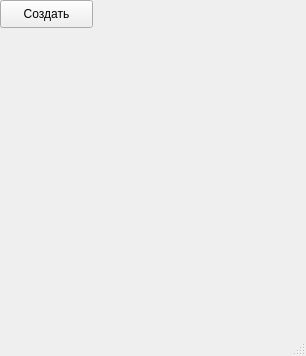
<?xml version="1.0" encoding="UTF-8"?>
<ui version="4.0">
 <class>MainWindow</class>
 <widget class="QMainWindow" name="MainWindow">
  <property name="geometry">
   <rect>
    <x>0</x>
    <y>0</y>
    <width>306</width>
    <height>356</height>
   </rect>
  </property>
  <property name="windowTitle">
   <string>Желтые окружности</string>
  </property>
  <widget class="QWidget" name="centralwidget">
   <widget class="QPushButton" name="pushButton">
    <property name="geometry">
     <rect>
      <x>0</x>
      <y>0</y>
      <width>93</width>
      <height>28</height>
     </rect>
    </property>
    <property name="text">
     <string>Создать</string>
    </property>
   </widget>
  </widget>
  <widget class="QMenuBar" name="menubar">
   <property name="geometry">
    <rect>
     <x>0</x>
     <y>0</y>
     <width>306</width>
     <height>26</height>
    </rect>
   </property>
  </widget>
  <widget class="QStatusBar" name="statusbar"/>
 </widget>
 <resources/>
 <connections/>
</ui>
